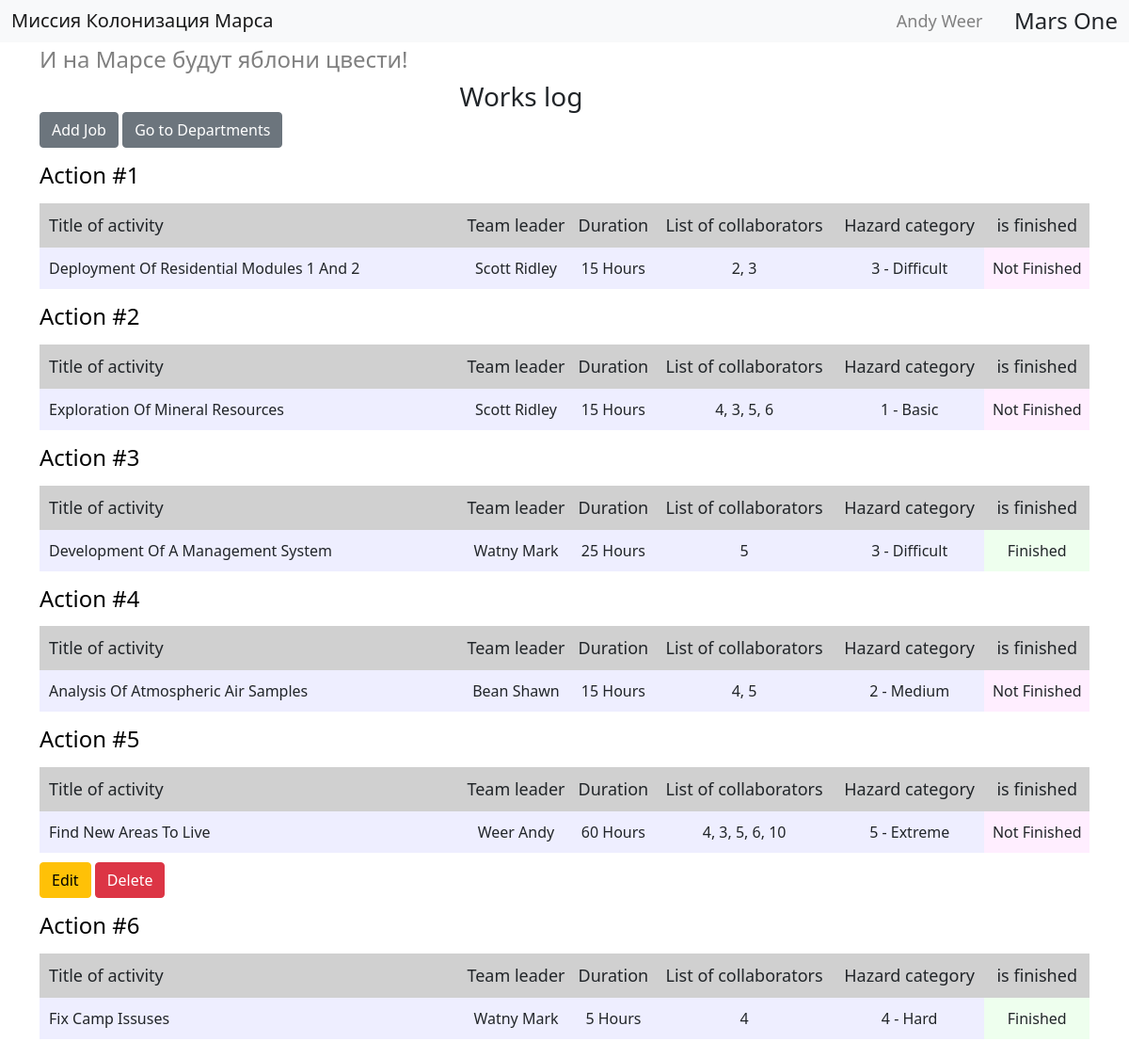
/ (signed in), run on the app's committed database.
### __all_models.py (models this page shows)
class User(SqlAlchemyBase, UserMixin):
    __tablename__ = 'users'
    id = Column(Integer, primary_key=True, autoincrement=True)
    surname = Column(String)
    name = Column(String)
    age = Column(Integer)
    position = Column(String)
    speciality = Column(String)
    address = Column(String)
    email = Column(String, unique=True)
    hashed_password = Column(String, default="password")
    modified_date = Column(DateTime, default=datetime.now)

class Jobs(SqlAlchemyBase):
    __tablename__ = "jobs"
    id = Column(Integer, primary_key=True, autoincrement=True)
    team_leader = Column(Integer, ForeignKey("users.id"))
    job = Column(String)
    work_size = Column(Integer)
    collaborators = Column(String)
    start_date = Column(DateTime)
    end_date = Column(DateTime, nullable=True)
    is_finished = Column(Boolean)
    categories = orm.relation(
        "Category", secondary="association", backref="jobs")

class Category(SqlAlchemyBase):
    __tablename__ = 'category'
    id = Column(Integer, primary_key=True, autoincrement=True)
    title = Column(String)

### app.py (the view)
@app.route("/")
def works_log():
    records = session.query(Jobs, User).join(User).all()
    return render_template("works_log.html", title="Журнал работ",
                           records=records, current_user=current_user)

### app.py (called while the page is built)
@login_manager.user_loader
def load_user(user_id):
    return session.query(User).get(user_id)

### templates/works_log.html
{% extends "base.html" %}
{% block content %}
<h3 class="title">Works log</h3>
{% if current_user.is_authenticated %}
    <a href="{{ url_for('add_job') }}" class="btn btn-secondary">Add Job</a>
{% endif %}
<a href="{{ url_for('departments') }}" class="btn btn-secondary">Go to Departments</a>
{% for job, user in records %}
<a href="/job/{{ job.id }}" class="link"><h4 class="action">Action #{{ loop.index }}</h4></a>
<div class="table-wrapper">
    <table>
        <tr>
            <th>Title of activity</th>
            <th>Team leader</th>
            <th>Duration</th>
            <th>List of collaborators</th>
            <th>Hazard category</th>
            <th>is finished</th>
        </tr>
            <tr>
                <td style="width: 40%;">{{ job.job }}</td>
                <td>{{ user.surname }} {{ user.name }}</td>
                <td>{{ job.work_size }} hours</td>
                <td>{{ job.collaborators }}</td>
                <td>
                    {% if job.categories %} {{ job.categories[0].id }} - {{ job.categories[0].title }}
                    {% else %} 1 - basic
                    {% endif %}
                </td>
                {% if job.is_finished %}
                    <td class="is-finished">Finished</td>
                {% else %}
                    <td class="is-not-finished">Not Finished</td>
                {% endif %}
            </tr>
    </table>
    {% if current_user.id == 1 or current_user.id == job.team_leader %}
    <div class="footer-wrapper">
        <a href="/job/{{ job.id }}" class="btn btn-warning">Edit</a>
        <a href="/deljob/{{ job.id }}" class="btn btn-danger">Delete</a>
    </div>
    {% endif %}
</div>
{% endfor %}
{% endblock %}

### templates/base.html (shortened to what this page needs)
<!doctype html>
<html lang="en">
  <head>
    <link href="https://cdn.jsdelivr.net/npm/bootstrap@5.0.0-beta2/dist/css/bootstrap.min.css" rel="stylesheet">
    <link rel="stylesheet" type="text/css" href="{{url_for('static', filename='css/style.css')}}"/>
  </head>
  <body>
    <nav class="navbar navbar-light bg-light">
      <div class="container-fluid">
        <span><a href="/" class="navbar-brand mb-0 h1">Миссия Колонизация Марса</a></span>
        <div class="navbar-inner">
          {% if current_user.is_authenticated %}
            <a href="{{ url_for('logout') }}" class="navbar-name">{{ current_user.name }} {{ current_user.surname }}</a>
          {% else %}
          <div class="buttons-wrapper">
            <a href="{{ url_for('register') }}" class="btn btn-primary">Register</a>
            <a href="{{ url_for('login') }}" class="btn btn-success">Login</a>
          </div>
          {% endif %}
          <span class="nav-item h4 mr-10 mb-0">Mars One</span>
        </div>
      </div>
    </nav>
    <div class="container">
      <h4 class="mt-1">И на Марсе будут яблони цвести!</h4>
      {% block content %}{% endblock %}
    </div>
  </body>
</html>

### static/css/style.css (style rules this page uses)
body { padding-bottom: 20px; }
h4 { color: grey; }
.title { width: 20%; margin: 0 auto; }
.action { color: black; margin-top: 15px; }
table { width: 100%; margin-top: 15px; }
th { background-color: #d0d0d0; font-size: 18px; font-weight: normal; padding-top: 10px; padding-bottom: 10px; text-align: center; }
th:first-child { text-align-last: left; padding-left: 10px; }
td { background-color: #eeeeff; padding-top: 10px; padding-bottom: 10px; text-align: center; text-transform: capitalize; }
td:first-child { text-align-last: left; padding-left: 10px; }
td:last-child { text-transform: none; }
.is-not-finished { background-color: #ffeeff; width: 10%; }
.is-finished { background-color: #eeffee; width: 10%; }
.navbar-inner { display: flex; width: 20%; justify-content: space-between; align-items: center; }
.navbar-name { text-decoration: none; margin: 0; color: #808080; font-size: 18px; transition: all .1s; }
.link { text-decoration: none; }
.footer-wrapper { margin-top: 10px; }

### data on the page
User: name "Andy", surname "Weer"
Jobs: job "Deployment Of Residential Modules 1 And 2", surname "Scott", name "Ridley", work_size "15", collaborators "2, 3", categories "3", title "Difficult", is_finished "Not Finished"
Jobs: job "Exploration Of Mineral Resources", surname "Scott", name "Ridley", work_size "15", collaborators "4, 3, 5, 6", categories "1", title "Basic", is_finished "Not Finished"
Jobs: job "Development Of A Management System", surname "Watny", name "Mark", work_size "25", collaborators "5", categories "3", title "Difficult", is_finished "Finished"
Jobs: job "Analysis Of Atmospheric Air Samples", surname "Bean", name "Shawn", work_size "15", collaborators "4, 5", categories "2", title "Medium", is_finished "Not Finished"
Jobs: job "Find New Areas To Live", surname "Weer", name "Andy", work_size "60", collaborators "4, 3, 5, 6, 10", categories "5", title "Extreme", is_finished "Not Finished"
Jobs: job "Fix Camp Issuses", surname "Watny", name "Mark", work_size "5", collaborators "4", categories "4", title "Hard", is_finished "Finished"
